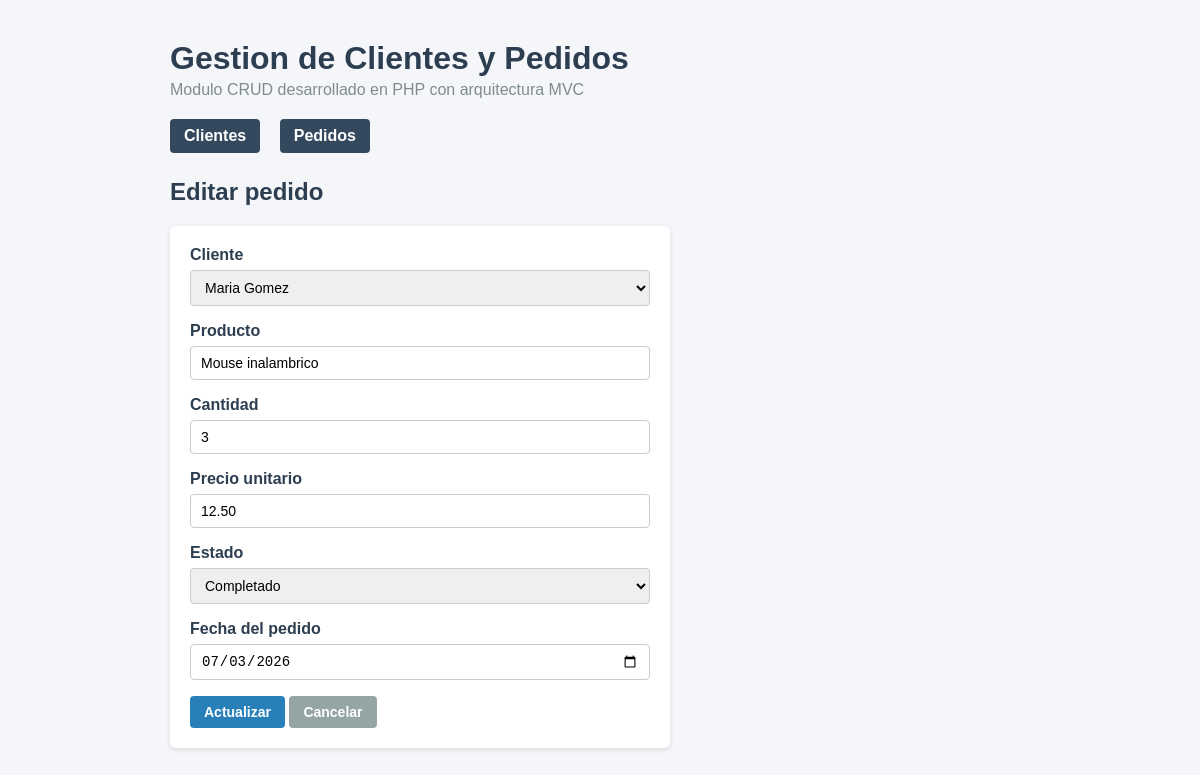
Screenshot of /index.php?controlador=pedido&accion=editar&id=2 with the database file from the repository.
### tables this page shows
CREATE TABLE IF NOT EXISTS pedidos (
    id INT AUTO_INCREMENT PRIMARY KEY,
    cliente_id INT NOT NULL,
    producto VARCHAR(150) NOT NULL,
    cantidad INT NOT NULL,
    precio_unitario DECIMAL(10,2) NOT NULL,
    estado ENUM('pendiente', 'completado', 'cancelado') NOT NULL DEFAULT 'pendiente',
    fecha_pedido DATE NOT NULL,
    created_at TIMESTAMP DEFAULT CURRENT_TIMESTAMP,
    CONSTRAINT fk_pedidos_cliente FOREIGN KEY (cliente_id) REFERENCES clientes(id)
        ON DELETE RESTRICT ON UPDATE CASCADE
);

CREATE TABLE IF NOT EXISTS clientes (
    id INT AUTO_INCREMENT PRIMARY KEY,
    nombre VARCHAR(100) NOT NULL,
    correo VARCHAR(150) NOT NULL UNIQUE,
    telefono VARCHAR(20) NOT NULL,
    direccion VARCHAR(200) NOT NULL,
    created_at TIMESTAMP DEFAULT CURRENT_TIMESTAMP
);

### app/controllers/PedidoController.php (called while the page is built, shortened)
<?php
require_once __DIR__ . '/../../config/conexion.php';
require_once __DIR__ . '/../models/Pedido.php';
require_once __DIR__ . '/../models/Cliente.php';
class PedidoController
{
    private $modelo;
    private $modeloCliente;
    public function __construct($pdo)
    {
        $this->modelo = new Pedido($pdo);
        $this->modeloCliente = new Cliente($pdo);
    }
    public function editar()
    {
        $id = (int) ($_GET['id'] ?? 0);
        $pedido = $this->modelo->obtenerPorId($id);
        $errores = [];
        $datos = $pedido;
        $clientes = $this->modeloCliente->obtenerTodos();
        require __DIR__ . '/../views/pedidos/editar.php';
    }
}

### public/index.php (called while the page is built, shortened)
<?php
require_once __DIR__ . '/../app/controllers/ClienteController.php';
require_once __DIR__ . '/../app/controllers/PedidoController.php';
$accion = $_GET['accion'] ?? 'listar';
$instancia = new $clase($pdo);
$metodo = $accion === 'listar' ? 'index' : $accion;
$instancia->$metodo();

### app/models/Cliente.php (called while the page is built, shortened)
<?php
class Cliente
{
    private $pdo;
    public function __construct($pdo)
    {
        $this->pdo = $pdo;
    }
    public function obtenerTodos()
    {
        $stmt = $this->pdo->query("SELECT * FROM clientes ORDER BY id DESC");
        return $stmt->fetchAll(PDO::FETCH_ASSOC);
    }
}

### app/models/Pedido.php (called while the page is built, shortened)
<?php
class Pedido
{
    private $pdo;
    public function __construct($pdo)
    {
        $this->pdo = $pdo;
    }
    public function obtenerPorId($id)
    {
        $stmt = $this->pdo->prepare("SELECT * FROM pedidos WHERE id = ?");
        $stmt->execute([$id]);
        $pedido = $stmt->fetch(PDO::FETCH_ASSOC);
        return $pedido ?: null;
    }
}

### app/views/pedidos/editar.php (the view, shortened to what this page needs)
<?php require __DIR__ . '/../partials/cabecera.php'; ?>
<h2>Editar pedido</h2>
<form class="formulario" id="form-pedido" method="POST" action="index.php?controlador=pedido&accion=actualizar" novalidate>
    <div class="campo">
        <label for="cliente_id">Cliente</label>
        <select id="cliente_id" name="cliente_id" required
                class="<?= isset($errores['cliente_id']) ? 'campo-invalido' : '' ?>">
            <?php foreach ($clientes as $c): ?>
                <option value="<?= (int) $c['id'] ?>" <?= (string) $datos['cliente_id'] === (string) $c['id'] ? 'selected' : '' ?>>
                    <?= htmlspecialchars($c['nombre']) ?>
                </option>
            <?php endforeach; ?>
        </select>
    </div>
    <div class="campo">
        <label for="producto">Producto</label>
        <input type="text" id="producto" name="producto" value="<?= htmlspecialchars($datos['producto']) ?>"
               required maxlength="150"
               class="<?= isset($errores['producto']) ? 'campo-invalido' : '' ?>">
    </div>
    <div class="campo">
        <label for="cantidad">Cantidad</label>
        <input type="number" id="cantidad" name="cantidad" value="<?= htmlspecialchars($datos['cantidad']) ?>"
               required min="1" step="1"
               class="<?= isset($errores['cantidad']) ? 'campo-invalido' : '' ?>">
    </div>
    <div class="campo">
        <label for="precio_unitario">Precio unitario</label>
        <input type="number" id="precio_unitario" name="precio_unitario" value="<?= htmlspecialchars($datos['precio_unitario']) ?>"
               required min="0.01" step="0.01"
               class="<?= isset($errores['precio_unitario']) ? 'campo-invalido' : '' ?>">
    </div>
    <div class="campo">
        <label for="estado">Estado</label>
        <select id="estado" name="estado" required
                class="<?= isset($errores['estado']) ? 'campo-invalido' : '' ?>">
            <?php foreach (['pendiente', 'completado', 'cancelado'] as $estado): ?>
                <option value="<?= $estado ?>" <?= $datos['estado'] === $estado ? 'selected' : '' ?>>
                    <?= ucfirst($estado) ?>
                </option>
            <?php endforeach; ?>
        </select>
    </div>
    <div class="campo">
        <label for="fecha_pedido">Fecha del pedido</label>
        <input type="date" id="fecha_pedido" name="fecha_pedido" value="<?= htmlspecialchars($datos['fecha_pedido']) ?>"
               required
               class="<?= isset($errores['fecha_pedido']) ? 'campo-invalido' : '' ?>">
    </div>
    <button type="submit" class="boton boton-primario">Actualizar</button>
    <a class="boton boton-secundario" href="index.php?controlador=pedido&accion=listar">Cancelar</a>
</form>
<?php require __DIR__ . '/../partials/pie.php'; ?>

### css/estilo.css (style rules this page uses)
* { box-sizing: border-box; }
body { font-family: Arial, Helvetica, sans-serif; max-width: 900px; margin: 40px auto; padding: 0 20px; background: #f5f6fa; color: #2c3e50; }
.boton { display: inline-block; padding: 8px 14px; border-radius: 4px; text-decoration: none; font-weight: bold; border: none; cursor: pointer; font-size: 14px; }
.boton-primario { background: #2980b9; color: #fff; }
.boton-secundario { background: #95a5a6; color: #fff; }
form.formulario { background: #fff; padding: 20px; border-radius: 6px; box-shadow: 0 2px 5px rgba(0, 0, 0, 0.1); max-width: 500px; }
.campo { margin-bottom: 16px; }
.campo label { display: block; margin-bottom: 6px; font-weight: bold; }
.campo input, .campo select, .campo textarea { width: 100%; padding: 8px 10px; border: 1px solid #ccc; border-radius: 4px; font-size: 14px; }

### rows the page displays
pedidos: cliente_id "Maria Gomez", producto "Mouse inalambrico", cantidad "3", precio_unitario "12.50", estado "Completado", fecha_pedido "07/03/2026"
